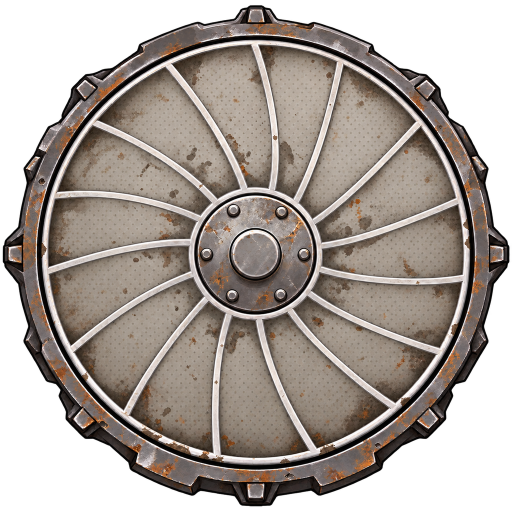
#> input picture tools/fortune/source/wheel-original.png, 1024 x 1024 px (shown at 1/2 size)
$ python build-wheel.py
#> lines starting #> are read from the running program, lines starting #| are printed output that depends on the picture; after the words box and inside, x2 and y2 are one past the last pixel; in counts of white or black regions, pixels touching at a corner belong together
#!/usr/bin/env python3
"""«Колесо удачи»: the artist's manhole (source/wheel-original.png) cut in two —

  - the frame: its toothed rim (outside R_CUT), it stays → public/assets/fortune/rim.webp;
  - the lid: everything inside — the dotted rusty plate (source/wheel-plate.png, an edit of the same picture without its
    15 uneven spokes), SECTORS (16) even curved spokes drawn here, the hub → public/assets/fortune/lid-v2.webp; it turns.
Both on the same sheet, so the client lays them one on the other. The prizes follow the same curve and radii
(src/content/fortune.ts WHEEL_CURVE, WHEEL_R).

    python3 tools/fortune/build-wheel.py
"""
import math
from pathlib import Path
from PIL import Image, ImageChops, ImageDraw, ImageFilter

ROOT = Path(__file__).resolve().parents[2]
SRC = ROOT / "tools/fortune/source"
OUT = ROOT / "public/assets/fortune"
SECTORS, CURVE, SS = 16, 34, 2
R_HUB, R_RIM = 134, 404     # px on the 1024 sheet: the hub's white ring, the rim's white ring
R_CUT = 424                 # the lid ends here (on the dark groove between the white ring and the toothed rim)
C = 512


def disc(r, blur=0.0):
    m = Image.new("L", (1024, 1024), 0)
    ImageDraw.Draw(m).ellipse([C - r, C - r, C + r, C + r], fill=255)
    return m.filter(ImageFilter.GaussianBlur(blur)) if blur else m


def main():
    orig = Image.open(SRC / "wheel-original.png").convert("RGBA").resize((1024, 1024), Image.LANCZOS)
#> orig is the input picture: PIL image 1024x1024 RGBA; mean R, G, B, A 97.1, 88.3, 81.7, 179.9
    plate = Image.open(SRC / "wheel-plate.png").convert("RGBA").resize((1024, 1024), Image.LANCZOS)
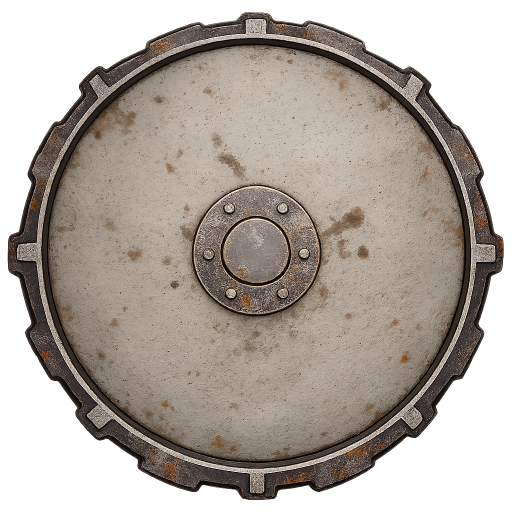
#> input picture tools/fortune/source/wheel-plate.png, 1024 x 1024 px (shown at 1/2 size)
#> plate is the input picture: PIL image 1024x1024 RGBA; mean R, G, B, A 111, 101, 91.9, 175.5

    # the lid: the plate up to the groove (its own white ring has no spoke stubs), the original hub
    lid = plate.copy()
    S = 1024 * SS
    shadow = Image.new("L", (S, S), 0)
#> shadow: PIL image 2048x2048 L; every value is 0
    line = Image.new("RGBA", (S, S), (0, 0, 0, 0))
#> line: PIL image 2048x2048 RGBA; every value is 0
    sd, ld = ImageDraw.Draw(shadow), ImageDraw.Draw(line)
    for i in range(SECTORS):
        a0 = -90 + i * 360 / SECTORS
        pts = []
        for k in range(41):
            t = k / 40
            r = R_HUB - 4 + (R_RIM + 10 - (R_HUB - 4)) * t
            th = math.radians(a0 + CURVE * t ** 1.35)
            pts.append(((C + r * math.cos(th)) * SS, (C + r * math.sin(th)) * SS))
        sd.line([(x + 5 * SS, y + 6 * SS) for x, y in pts], fill=150, width=18 * SS, joint="curve")
        ld.line(pts, fill=(52, 50, 48, 255), width=19 * SS, joint="curve")
        ld.line(pts, fill=(196, 192, 186, 255), width=13 * SS, joint="curve")
        ld.line([(x - 1.5 * SS, y - 1.5 * SS) for x, y in pts], fill=(246, 244, 240, 255), width=6 * SS, joint="curve")
    inside = ImageChops.subtract(disc(R_RIM + 4), disc(R_HUB))
#> in disc, `m = Image.new("L", (1024, 1024), 0)`: m: PIL image 1024x1024 L; every value is 0
#> in disc, `ImageDraw.Draw(m).ellipse([C - r, C - r, C + r, C + r], fill=255)`:
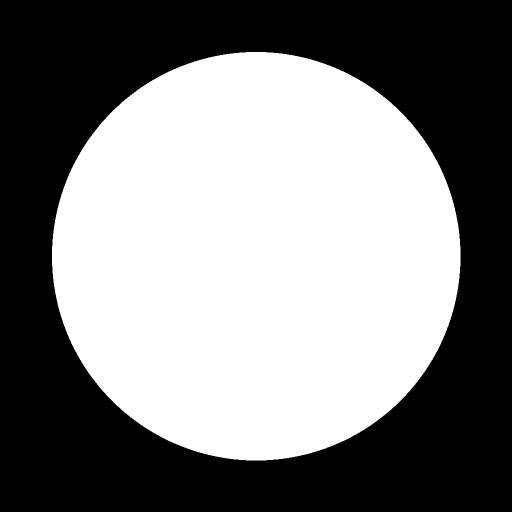
#> m: PIL image 1024x1024 L (shown at 1/2 size); 50% white; 1 white region, box (x1, y1, x2, y2) and area: (104, 104, 921, 921) 524137
#> in disc (call 2), `ImageDraw.Draw(m).ellipse([C - r, C - r, C + r, C + r], fill=255)`: m: PIL image 1024x1024 L; 5.4% white; 1 white region, box (x1, y1, x2, y2) and area: (378, 378, 647, 647) 56765
#> inside: PIL image 1024x1024 L; 44.6% white; 1 white region, box (x1, y1, x2, y2) and area: (104, 104, 921, 921) 467372
    shadow = ImageChops.multiply(shadow.resize((1024, 1024), Image.LANCZOS).filter(ImageFilter.GaussianBlur(4)), inside)
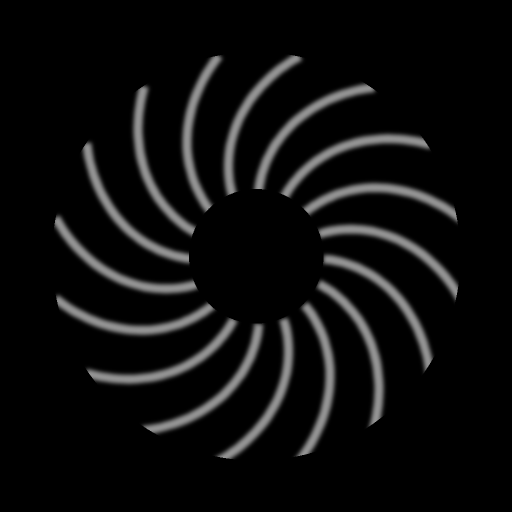
#> shadow: PIL image 1024x1024 L (shown at 1/2 size); min 0, max 148, mean 13.4
    dark = Image.new("RGBA", (1024, 1024), (20, 18, 16, 255))
    dark.putalpha(shadow.point(lambda v: int(v * 0.55)))
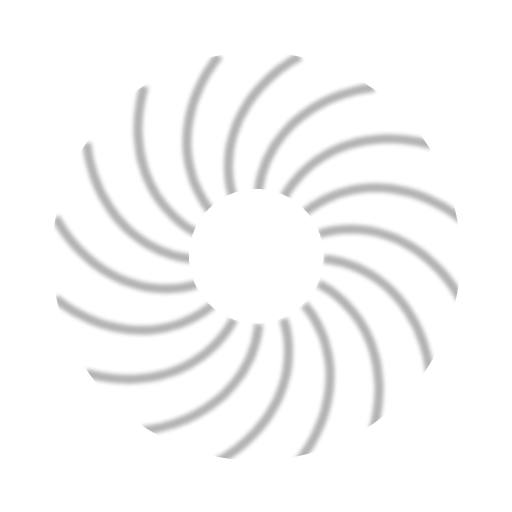
#> dark: PIL image 1024x1024 RGBA (shown at 1/2 size); mean R, G, B, A 20, 18, 16, 7.3; transparent parts drawn white
    lid = Image.alpha_composite(lid, dark)
    line = line.resize((1024, 1024), Image.LANCZOS)
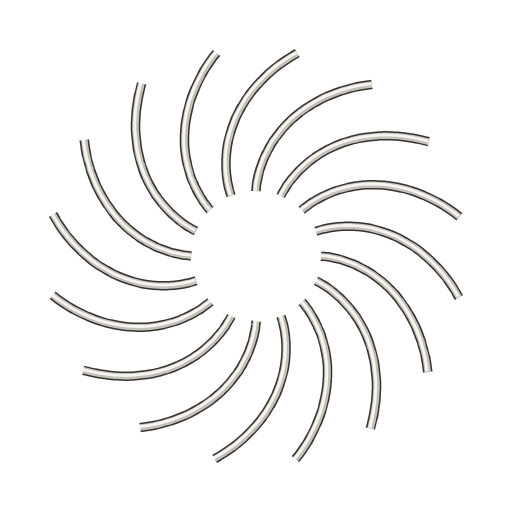
#> line: PIL image 1024x1024 RGBA (shown at 1/2 size); mean R, G, B, A 17.2, 16.9, 16.5, 25.1; transparent parts drawn white
    line.putalpha(ImageChops.multiply(line.getchannel("A"), inside.filter(ImageFilter.GaussianBlur(1))))
    lid = Image.alpha_composite(lid, line)
    lid.paste(orig, (0, 0), disc(R_HUB - 3, 1.5))
#> in disc (call 3), `ImageDraw.Draw(m).ellipse([C - r, C - r, C + r, C + r], fill=255)`: m: PIL image 1024x1024 L; 5.2% white; 1 white region, box (x1, y1, x2, y2) and area: (381, 381, 644, 644) 54269
    lid.putalpha(ImageChops.multiply(lid.getchannel("A"), disc(R_CUT, 1)))
#> in disc (call 4), `ImageDraw.Draw(m).ellipse([C - r, C - r, C + r, C + r], fill=255)`: m: PIL image 1024x1024 L; 54% white; 1 black region, box (x1, y1, x2, y2) and area: (0, 0, 1024, 1024) 482567
    lid.resize((900, 900), Image.LANCZOS).save(OUT / "lid-v2.webp", "WEBP", quality=88, method=6)
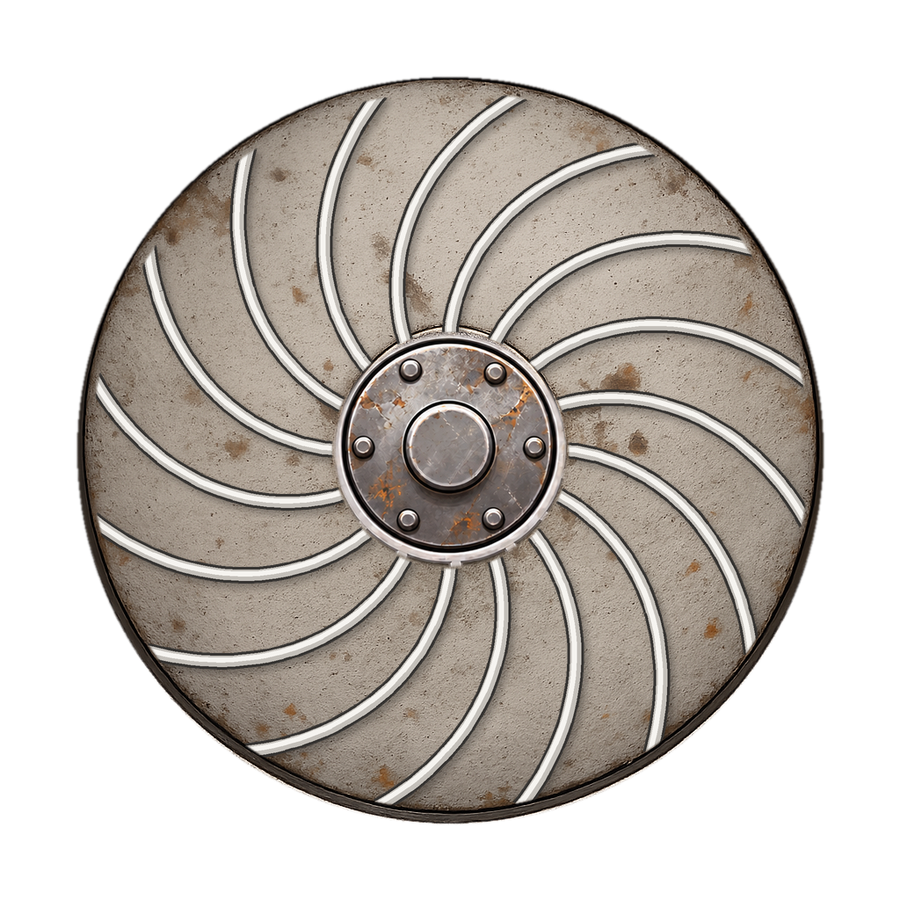
#> saved as lid-v2.webp: PIL image 900x900 RGBA; mean R, G, B, A 83.4, 77.7, 72.2, 137.5; transparent parts drawn white

    # the frame: the toothed rim of the original, the middle cut out
    rim = orig.copy()
    rim.putalpha(ImageChops.multiply(rim.getchannel("A"), ImageChops.invert(disc(R_CUT - 1, 1))))
#> in disc (call 5), `ImageDraw.Draw(m).ellipse([C - r, C - r, C + r, C + r], fill=255)`: m: PIL image 1024x1024 L; 53.7% white; 1 black region, box (x1, y1, x2, y2) and area: (0, 0, 1024, 1024) 485279
    rim.resize((900, 900), Image.LANCZOS).save(OUT / "rim.webp", "WEBP", quality=88, method=6)
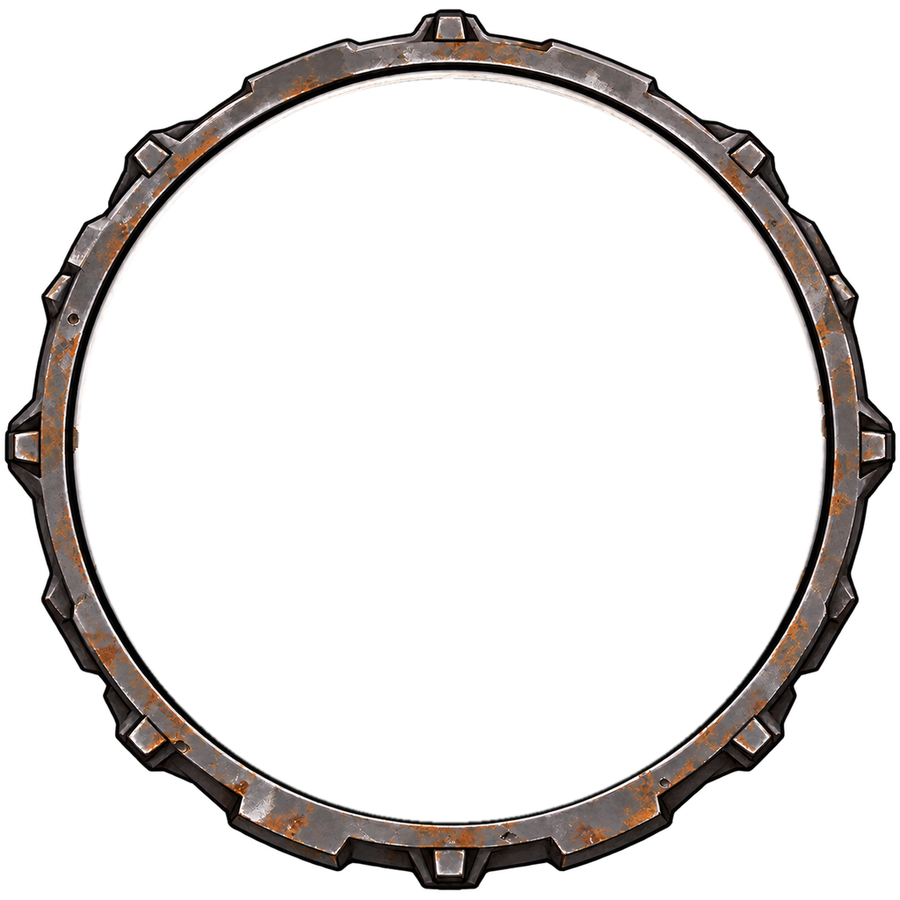
#> saved as rim.webp: PIL image 900x900 RGBA; mean R, G, B, A 18.2, 15.8, 14.7, 44; transparent parts drawn white
    print("wrote", OUT / "lid-v2.webp", OUT / "rim.webp")


if __name__ == "__main__":
    main()
